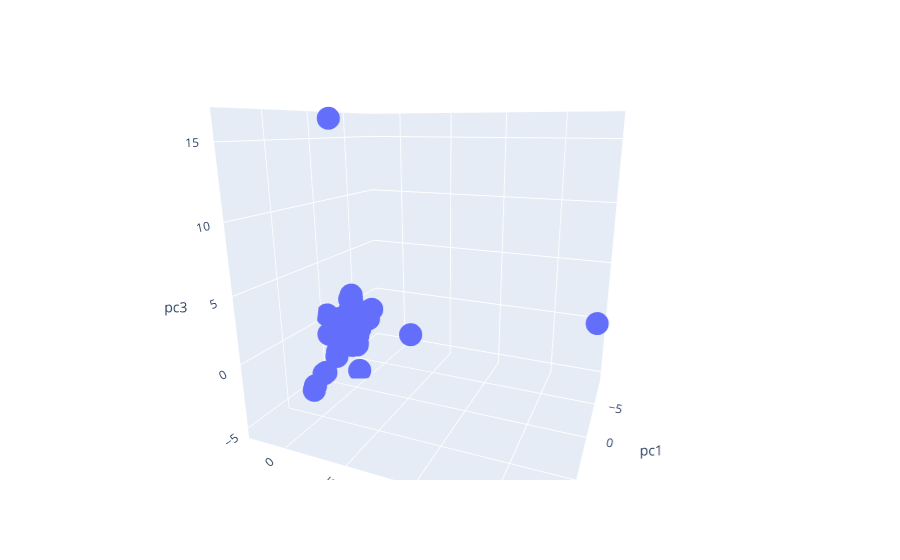

Here is the notebook cell this chart was saved with:
### Code cell
fig = px.scatter_3d(sp500_pca, x='pc1', y='pc2', z='pc3')
fig.show()

### Figure 1 — Plotly figure (JSON) as saved in the notebook; plotly's stock layout.template omitted (floating-point values rounded to 4 significant figures; data arrays with more than 128 entries replaced by an {"elided": "..."} marker saying what was removed)
{"data": [{"hoverlabel": {"namelength": 0}, "hovertemplate": "pc1=%{x}<br>pc2=%{y}<br>pc3=%{z}", "legendgroup": "", "marker": {"color": "#636efa", "symbol": "circle"}, "mode": "markers", "name": "", "scene": "scene", "showlegend": false, "type": "scatter3d", "x": {"elided": "500 float values"}, "y": {"elided": "500 float values"}, "z": {"elided": "500 float values"}}], "layout": {"autosize": true, "legend": {"tracegroupgap": 0}, "margin": {"t": 60}, "scene": {"aspectmode": "auto", "aspectratio": {"x": 0.8805, "y": 1.059, "z": 1.073}, "camera": {"center": {"x": 0, "y": 0, "z": 0}, "eye": {"x": 1.577, "y": 0.6538, "z": 0.4844}, "projection": {"type": "perspective"}, "up": {"x": 0, "y": 0, "z": 1}}, "domain": {"x": [0, 0.98], "y": [0, 1]}, "xaxis": {"title": {"text": "pc1"}, "type": "linear"}, "yaxis": {"title": {"text": "pc2"}, "type": "linear"}, "zaxis": {"title": {"text": "pc3"}, "type": "linear"}}}}
